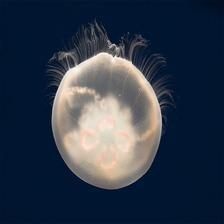
#> input picture projekt/data/Train_Test_Valid/Train/Moon_jellyfish/08.jpg, 224 x 224 px; its folder holds only this picture in this run
$ jupyter execute --allow-errors Gray_jellyfish.ipynb   (shell and % lines are left out)
#> lines starting #> are read from the running program, lines starting #| are printed output that depends on the picture
[cell 1]
import numpy as np
import matplotlib.pyplot as plt
import os
import cv2

from PIL import Image
# model Support Vector Machine
from sklearn.svm import SVC, LinearSVC
# funkcje do generowania przykładowych zbiorów danych
from sklearn.datasets import make_blobs, make_moons, make_circles
# algorytm PCA (do redukcji wymiarów danych)
from sklearn.decomposition import PCA
from sklearn.preprocessing import StandardScaler
# pozwala łączyć kilka kroków przetwarzania danych w jeden pipelin
from sklearn.pipeline import make_pipeline
# funkcja do mierzenia dokładności modelu
from sklearn.metrics import accuracy_score

[cell 2]
def load_images(folder, size=(96, 96), grayscale=True):
#> called with folder = 'data/Train_Test_Valid/Train', size = (96, 96), grayscale = True
    X = []
    y = []

    #tworzymy liste klas
    class_names = sorted(os.listdir(folder))

    #kazdemu gatunkowi przypisujemy numer
    for label, class_name in enumerate(class_names):
        class_path = os.path.join(folder, class_name)


        for filename in os.listdir(class_path):
            file_path = os.path.join(class_path, filename)

            #obrazy na czarno-biale i skalowanie
            img = Image.open(file_path).convert("L")
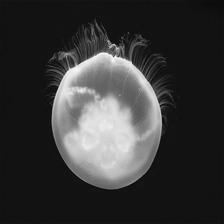
#> img: PIL image 224x224 L; min 2, max 253, mean 55.1
            img = img.resize((96, 96))
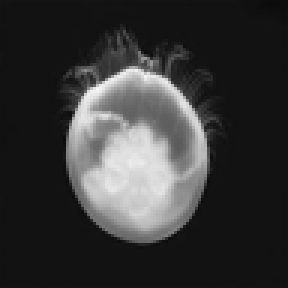
#> img: PIL image 96x96 L (shown 3 times larger); min 11, max 246, mean 55.1

            #obraz->macierz->wektor
            X.append(np.array(img).flatten())
            y.append(label)
#> pass 2 of the loop in load_images, `for label, class_name in enumerate(class_names):`:
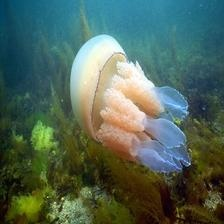
#> input picture projekt/data/Train_Test_Valid/Train/barrel_jellyfish/01.jpeg, 224 x 224 px
#> in load_images, `img = Image.open(file_path).convert("L")`:
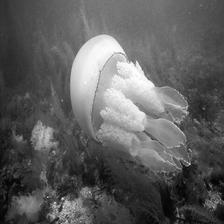
#> img: PIL image 224x224 L; min 1, max 255, mean 94.1
#> in load_images, `img = img.resize((96, 96))`:
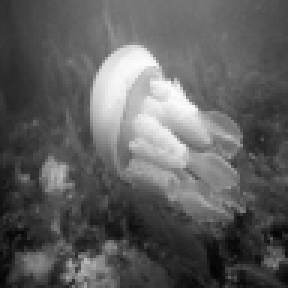
#> img: PIL image 96x96 L (shown 3 times larger); min 5, max 252, mean 94.1

    return np.array(X), np.array(y), class_names

[cell 3]
X_train, y_train, class_names = load_images("data/Train_Test_Valid/Train")
#> y_train = [0, 1]; class_names = ['Moon_jellyfish', 'barrel_jellyfish']
#> (the rest of this cell did not finish here and is left out)


[cell 4]
print("Klasy:", class_names)
#| Klasy: ['Moon_jellyfish', 'barrel_jellyfish']
print("X_train shape:", X_train.shape)
#| X_train shape: (2, 9216)
print("y_train shape:", y_train.shape)
#| y_train shape: (2,)
#900 obrazow, 9216cech

fig, ax = plt.subplots(2, 3, figsize=(10, 6))
#> (the rest of this cell did not finish here and is left out)

[cell 5]
#spr

from collections import Counter

counts = Counter(y_train)
#> counts = {0: 1, 1: 1}

for label, count in counts.items():
    print(label, ":", count)
#> this loop made 2 passes
#> (label, count) on passes 1 to 2: (0, 1), (1, 1)
#| 0 : 1
#| 1 : 1
